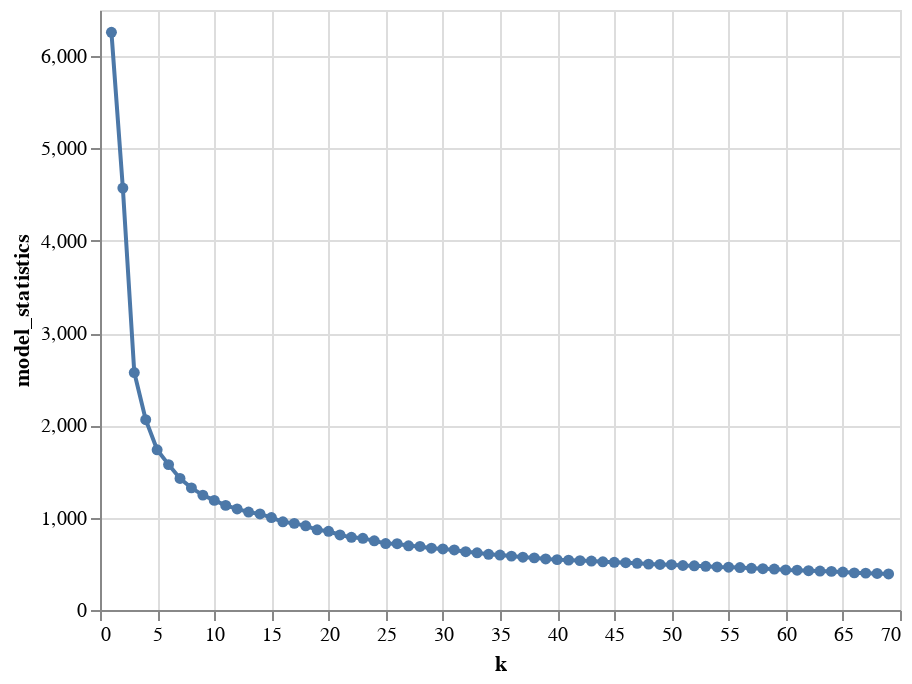

Notebook code for this chart:
### Markdown cell above
Next, the knn clustering is tested using a range of 1-70 clusters to determine which value of k would cause the smallest inertia. This was done by creating an elbow plot, from which we could visually choose the value that has the most dramatic reduction in inertia.

### Code cell
coffee_plot=alt.Chart(coffee_model_stats[["k","model_statistics"]]).mark_line(point=True).encode(x="k",y="model_statistics")
coffee_plot

### Figure 1 — Vega-Lite specification as saved in the notebook (floating-point values rounded to 4 significant figures)
{"config": {"view": {"continuousWidth": 400, "continuousHeight": 300}}, "data": {"name": "data-d36af7e987fde1271d84ad1c60455a53"}, "mark": {"type": "line", "point": true}, "encoding": {"x": {"field": "k", "type": "quantitative"}, "y": {"field": "model_statistics", "type": "quantitative"}}, "$schema": "https://vega.github.io/schema/vega-lite/v4.17.0.json", "datasets": {"data-d36af7e987fde1271d84ad1c60455a53": [{"k": 1, "model_statistics": 6259.0}, {"k": 2, "model_statistics": 4571.0}, {"k": 3, "model_statistics": 2573.0}, {"k": 4, "model_statistics": 2062.0}, {"k": 5, "model_statistics": 1736.0}, {"k": 6, "model_statistics": 1575.0}, {"k": 7, "model_statistics": 1425.0}, {"k": 8, "model_statistics": 1323.0}, {"k": 9, "model_statistics": 1245.0}, {"k": 10, "model_statistics": 1187.0}, {"k": 11, "model_statistics": 1133.0}, {"k": 12, "model_statistics": 1095.0}, {"k": 13, "model_statistics": 1061.0}, {"k": 14, "model_statistics": 1041.0}, {"k": 15, "model_statistics": 1001.0}, {"k": 16, "model_statistics": 956.0}, {"k": 17, "model_statistics": 938.5}, {"k": 18, "model_statistics": 911.9}, {"k": 19, "model_statistics": 869.1}, {"k": 20, "model_statistics": 853.1}, {"k": 21, "model_statistics": 813.0}, {"k": 22, "model_statistics": 787.2}, {"k": 23, "model_statistics": 776.5}, {"k": 24, "model_statistics": 749.3}, {"k": 25, "model_statistics": 720.0}, {"k": 26, "model_statistics": 718.6}, {"k": 27, "model_statistics": 695.8}, {"k": 28, "model_statistics": 688.2}, {"k": 29, "model_statistics": 669.5}, {"k": 30, "model_statistics": 661.2}, {"k": 31, "model_statistics": 650.1}, {"k": 32, "model_statistics": 631.2}, {"k": 33, "model_statistics": 619.2}, {"k": 34, "model_statistics": 603.5}, {"k": 35, "model_statistics": 595.5}, {"k": 36, "model_statistics": 583.8}, {"k": 37, "model_statistics": 572.2}, {"k": 38, "model_statistics": 564.8}, {"k": 39, "model_statistics": 553.4}, {"k": 40, "model_statistics": 545.8}, {"k": 41, "model_statistics": 540.2}, {"k": 42, "model_statistics": 535.1}, {"k": 43, "model_statistics": 530.6}, {"k": 44, "model_statistics": 522.7}, {"k": 45, "model_statistics": 516.6}, {"k": 46, "model_statistics": 512.8}, {"k": 47, "model_statistics": 505.4}, {"k": 48, "model_statistics": 497.1}, {"k": 49, "model_statistics": 493.7}, {"k": 50, "model_statistics": 490.3}, {"k": 51, "model_statistics": 482.1}, {"k": 52, "model_statistics": 478.7}, {"k": 53, "model_statistics": 473.9}, {"k": 54, "model_statistics": 466.4}, {"k": 55, "model_statistics": 463.7}, {"k": 56, "model_statistics": 459.3}, {"k": 57, "model_statistics": 452.0}, {"k": 58, "model_statistics": 447.8}, {"k": 59, "model_statistics": 443.8}, {"k": 60, "model_statistics": 434.3}, {"k": 61, "model_statistics": 430.9}, {"k": 62, "model_statistics": 426.1}, {"k": 63, "model_statistics": 421.8}, {"k": 64, "model_statistics": 418.4}, {"k": 65, "model_statistics": 410.7}, {"k": 66, "model_statistics": 402.3}, {"k": 67, "model_statistics": 399.4}, {"k": 68, "model_statistics": 395.6}, {"k": 69, "model_statistics": 390.2}]}}
